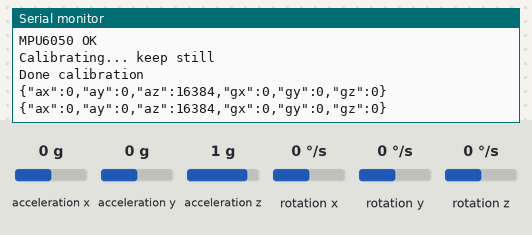
A sketch run on a simulated Arduino Uno, built with avr-gcc and run on an emulated ATmega328P. On the bench: the last lines printed to the serial monitor. The test bench sets the inputs (shaded band); at power-on: acceleration x 0 g, acceleration y 0 g, acceleration z 1 g, rotation x 0 °/s, rotation y 0 °/s, rotation z 0 °/s.

Above: at 5.2 s.
5.3 s: acceleration x set to -1.4 g
At 6.4 s:
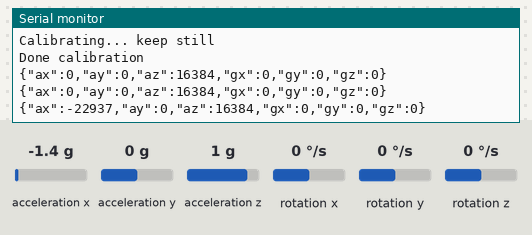
6.8 s: acceleration y set to -1.4 g
At 7.4 s:
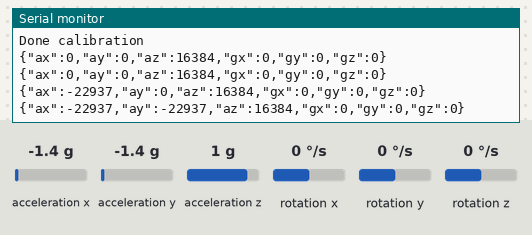
8.3 s: acceleration z set to -1.4 g
At 9.6 s:
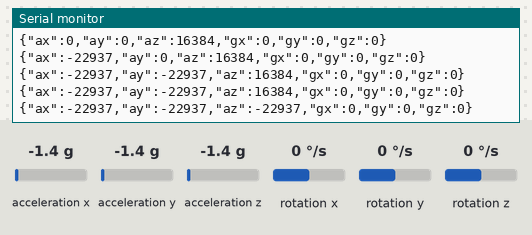
9.8 s: rotation x set to -192 °/s
At 10.9 s:
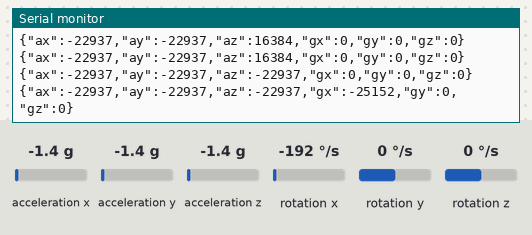
11.3 s: rotation y set to -192 °/s
At 12.9 s:
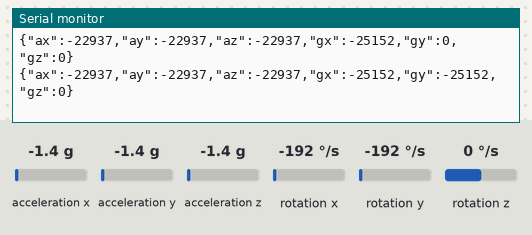

The sketch:

sketch_feb26a.ino
```cpp
#include <Wire.h>
#include <MPU6050.h>

MPU6050 mpu(0x68);

// 🔹 Offsets
float gx_offset = 0, gy_offset = 0, gz_offset = 0;

// 🔹 Angles
float pitch = 0, roll = 0;

// 🔹 Smoothed gyro
float gx_s = 0, gy_s = 0;
float alpha = 0.2;

// 🔹 Timing
unsigned long prevTime = 0;

void calibrateGyro() {
  Serial.println("Calibrating... keep still");

  for (int i = 0; i < 1000; i++) {
    int16_t gx, gy, gz;
    mpu.getRotation(&gx, &gy, &gz);

    gx_offset += gx;
    gy_offset += gy;
    gz_offset += gz;

    delay(2);
  }

  gx_offset /= 1000;
  gy_offset /= 1000;
  gz_offset /= 1000;

  Serial.println("Done calibration");
}

void setup() {
  Serial.begin(115200);
  Wire.begin();
  Wire.setClock(100000);

  mpu.initialize();

  if (mpu.testConnection()) {
    Serial.println("MPU6050 OK");
  } else {
    Serial.println("MPU6050 check failed (still usable)");
  }

  calibrateGyro();
  prevTime = millis();
}

void loop() {
  int16_t ax, ay, az;
  int16_t gx, gy, gz;

  // 🔹 Time
  unsigned long now = millis();
  float dt = (now - prevTime) / 1000.0;
  prevTime = now;

  // 🔹 Read sensor
  mpu.getMotion6(&ax, &ay, &az, &gx, &gy, &gz);

  // 🔹 Apply offset
  gx -= gx_offset;
  gy -= gy_offset;
  gz -= gz_offset;

  // 🔹 Smooth gyro
  gx_s = alpha * gx + (1 - alpha) * gx_s;
  gy_s = alpha * gy + (1 - alpha) * gy_s;

  float gx_rate = gx_s / 131.0;
  float gy_rate = gy_s / 131.0;

  // 🔹 SAFE accel calculations
  float accel_pitch = 0;
  float accel_roll = 0;

  float denom = sqrt((float)ay * ay + (float)az * az);

  if (denom > 0.001) { // 🔥 prevent division issues
    accel_roll = atan2(-ax, denom) * 180 / PI;
  }

  accel_pitch = atan2((float)ay, (float)az) * 180 / PI;

  // 🔥 Complementary filter
  pitch = 0.98 * (pitch + gx_rate * dt) + 0.02 * accel_pitch;
  roll  = 0.98 * (roll  + gy_rate * dt) + 0.02 * accel_roll;

  Serial.print("{\"ax\":");
  Serial.print(ax);
  Serial.print(",\"ay\":");
  Serial.print(ay);
  Serial.print(",\"az\":");
  Serial.print(az);
  Serial.print(",\"gx\":");
  Serial.print(gx);
  Serial.print(",\"gy\":");
  Serial.print(gy);
  Serial.print(",\"gz\":");
  Serial.print(gz);
  Serial.println("}");

  delay(1000);
}
```

Measured:
- after the input at 5.3 s, the serial monitor: prints a new line after 0.74 s (image 1)
- after the input at 6.8 s, the serial monitor: prints a new line after 0.24 s (image 2)
- after the input at 8.3 s, the serial monitor: prints a new line after 0.76 s (image 3)
- after the input at 9.8 s, the serial monitor: prints a new line after 0.26 s (image 4)
- after the input at 11.3 s, the serial monitor: prints a new line after 0.77 s (image 5)
